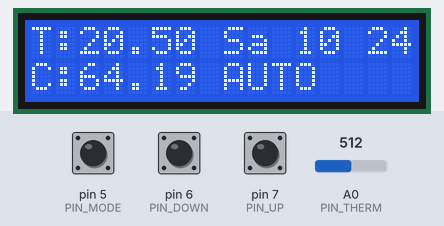
A sketch run on a simulated Arduino Uno, built with avr-gcc and run on an emulated ATmega328P. Shown: 16×2 character LCD. Inputs (shaded band) come from the test bench; at power-on: pin 6 (PIN_DOWN) LOW, pin 5 (PIN_MODE) LOW, pin 7 (PIN_UP) LOW, A0 (PIN_THERM) = 512. The local clock reads 2024-03-15 10:24:30 at power-on unless the sketch sets it; no radio packets arrive unless stated; what the sketch prints to the serial monitor is not drawn.

Above: at 1.7 s.
1.8 s: pin 6 (PIN_DOWN) pulled HIGH for 0.15 s
At 2.8 s:
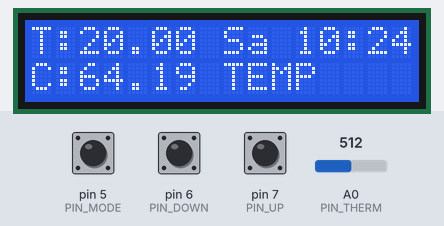
5.2 s: pin 5 (PIN_MODE) pulled HIGH for 0.15 s
At 6.5 s:
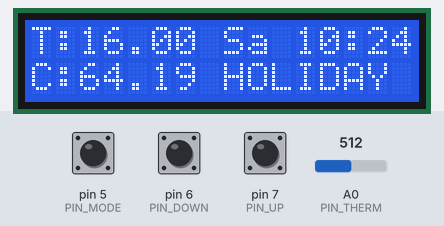
8.6 s: pin 7 (PIN_UP) pulled HIGH for 0.15 s
At 9.9 s:
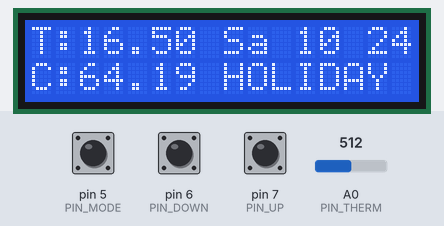
10.6 s: A0 (PIN_THERM) set to 716
At 11.6 s:
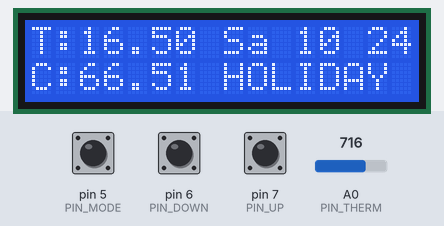
13.6 s: pin 7 (PIN_UP) pulled HIGH for 1 s
At 15.9 s:
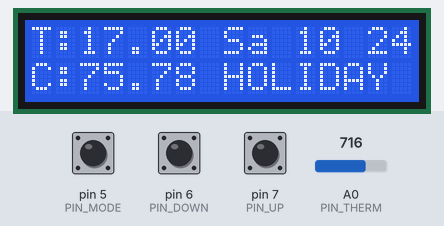
16.6 s: pin 5 (PIN_MODE) pulled HIGH for 1 s
At 18.5 s:
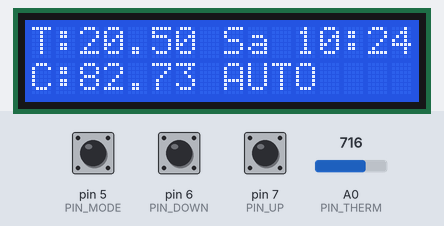
Timing chart, 0 to 20.0 s (numbered marks = the images above; inputs shaded):
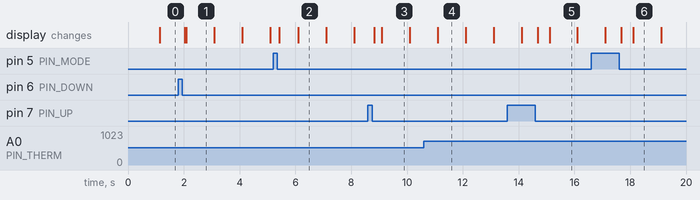

The sketch:

mcp.ino
```cpp
// Turn on or off certain functions.
#define DEBUG
#define HAS_LCD
#define HAS_RF
#undef HAS_ETH
#undef HAS_PROWL

#include <DS1307RTC.h>
#include <Time.h>
#include <Bounce.h>
#ifdef HAS_LCD
#include <LCD.h>
#include <LiquidCrystal_I2C.h>
#endif
#ifdef HAS_RF
#include <VirtualWire.h>
#endif
#ifdef HAS_ETH
#include <EtherCard.h>
#endif
#include "../include/FrankenStat.h"
#ifdef HAS_PROWL
#include "../include/prowl.h"
#endif

// Settings
#define MIN_TEMP  10.0
#define MAX_TEMP  25.0

// I2C addresses
#define DS1307_I2C_ADDRESS 0x68
#define LCD_I2C_ADDRESS 0x38

// Pin assignment
#define PIN_THERM 0
#define PIN_MODE 5
#define PIN_DOWN 6
#define PIN_UP 7
#define PIN_ETH_CS 8
#define PIN_RFTX 9
#define PIN_ETH_SI 11
#define PIN_ETH_SO 12
#define PIN_ETH_SCK 13

float cur          = 0.0;
float tgt          = 16.0;  // Current target temperature
float tmptgt       = 16.0;  // Target temperature when a temporary
int   lastTemptr   = 0;
int   lastTempsz   = 15;
float lastTemps[]  = { 0.0, 0.0, 0.0, 0.0, 0.0, 0.0, 0.0, 0.0, 0.0, 0.0, 0.0, 0.0, 0.0, 0.0, 0.0 };
char *days[]       = { "", "Mo", "Tu", "We", "Th", "Fr", "Sa", "Su" };
tmElements_t tm;
unsigned long last = millis();
char  mode = 0;

typedef struct schedulepointer_ {
  unsigned char day : 4;
  unsigned char line : 4;
} schedulepointer_t;

// sp_now holds the current schedule, sp_tmp holds the schedule at which
// the temporary temperature was set.
schedulepointer_t sp_now, sp_tmp;

#ifdef HAS_PROWL
Stash stash;
#endif

// initialize the library with the numbers of the interface pins
#ifdef HAS_LCD
LiquidCrystal_I2C lcd(LCD_I2C_ADDRESS, 2, 1, 0, 4, 5, 6, 7, 3, POSITIVE);
#endif

#ifdef HAS_ETH
static byte myip[] = { 192,168,2,128 };
static byte gwip[] = { 192,168,2,254 };
static byte dnsip[] = { 192,168,2,254 };
static byte mymac[] = { 0x74,0x69,0x69,0x2D,0x30,0x31 };
byte Ethernet::buffer[250];
BufferFiller bfill;
#endif

// Initialize the schedule.
schedule_t schedule[7][4] = {
  // Monday
  {
    { 1, 8, 0, 19 },
    { 1, 8, 2, 12 },
    { 1, 18, 2, 21 },
    { 1, 23, 2, 12 }
  },
  // Tuesday
  {
    { 1, 8, 0, 19 },
    { 1, 8, 2, 12 },
    { 1, 18, 2, 21 },
    { 1, 23, 2, 12 }
  },
  // Wednesday
  {
    { 1, 8, 0, 19 },
    { 1, 8, 2, 12 },
    { 1, 18, 2, 21 },
    { 1, 23, 2, 12 }
  },
  // Thursday
  {
    { 1, 8, 0, 19 },
    { 1, 8, 2, 12 },
    { 1, 18, 2, 21 },
    { 1, 23, 2, 12 }
  },
  // Friday
  {
    { 1, 8, 0, 19 },
    { 1, 8, 2, 12 },
    { 1, 18, 2, 21 },
    { 1, 23, 2, 12 }
  },
  // Saturday
  {
    { 1, 10, 0, 21 },
    { 1, 23, 2, 12 },
    { 0, 0, 0, 0 },
    { 0, 0, 0, 0 }
  },
  // Sunday
  {
    { 1, 10, 0, 21 },
    { 1, 23, 2, 12 },
    { 0, 0, 0, 0 },
    { 0, 0, 0, 0 }
  }
};

// Initialize debouncer
Bounce but_up = Bounce(PIN_UP, 50);
Bounce but_down = Bounce(PIN_DOWN, 50);
Bounce but_mode = Bounce(PIN_MODE, 50);

// Initialize the bit struct. This is send via RF to the BIT. And contains a
// serial number and a boolean indicating if the CV should be turned on or
// not.
bit_t bit = { BITSERIAL, false };

// ------------------------------------------------------------------------

//
// Convert hours and minutes to minutes since 00:00.
//
int hm2min(int h, int m) {
  return h * 60 + m;
}

//
// Convert hours and quarters to minutes since 00:00.
//
int hq2min(int h, int q) {
  return h * 60 + q * 15;
}

//
// Get the temperature from the last active time interval of a give day.
//
int lastTemp(int d) {
  if(d < 0) {
    d = 6;
  }
  for(int i = 3; i >= 0; i--) {
    if(schedule[d-1][i].active == 1) {
      sp_now.day = tm.Wday;
      sp_now.line = i;
      return schedule[d-1][i].temp;
    }
  }
  // We should never reach this point. All Days should have at least one
  // active time mark.
  return 0;
}

//
// Set the target temperature using the schedule or the temperatures set
// for temporary or holiday mode.
//
void scheduledTemp() {
  float target = -1.0;

  // Look up current schedule
  for(int i = 3; i >= 0; i--) {
    if(schedule[tm.Wday-1][i].active == 0) {
      continue;
    }
    // Current time is measured in hours and minutes, and the times in the
    // schedule are stored as hours and quarters. Both need to be converted
    // to minutes since 00:00 so we can compare them.
    if(hq2min(schedule[tm.Wday-1][i].hour, schedule[tm.Wday-1][i].quarters) <
       hm2min(tm.Hour,tm.Minute)) {
      sp_now.day = tm.Wday;
      sp_now.line = i;
      target = (float)schedule[tm.Wday-1][i].temp / 2 + 10;
      break;
    }
  }
  // When no time interval is found for this day, we use the last active
  // temperature setting from yesterday.
  if(target == -1.0) {
    target = (float)lastTemp(tm.Wday) / 2 + 10;
  }

  // If mode is other than MODE_AUTO, we use those temperatures.
  switch(mode) {
    case MODE_TEMP:
      if(sp_now.day == sp_tmp.day && sp_now.line == sp_tmp.line) {
        // Still on the same setpoint on which we set the temporary
        // temperature.
        tgt = tmptgt;
      }
      else {
        // We've reached a new time interval, set mode back to MODE_AUTO.
        mode = MODE_AUTO;
        break;
      }
    case MODE_HOLIDAY:
      tgt = tmptgt;
      return;
  }

  tgt = target;
}

//
// Read the time from the DS1307 RTC.
//
void getTime() {
  RTC.read(tm);
}

//
// Read the temperature from the sensor and convert it to degrees celcius.
//
float getTemp() {
  // We're comparing against 3.3V (which is actually 3.4V), in stead of the
  // expected 5V. So we will multiply the result by 0.68.
  float ThermValue = analogRead(PIN_THERM) * 0.68;
  float mVout=(float) ThermValue*5000.0/1023.0; //3.0V = 3000mV
  float TempC=(mVout-450.0)/19.5; //Ta = (Vout-400mV)/19.5mV //Modified

  return TempC;
}

//
// The temperature is measured each second. The temperatures from the last 15
// seconds are stored in an array and the average of the is used as the
// current temperature.
//
void getAvgTemp() {
  lastTemps[lastTemptr] = getTemp();
  if(++lastTemptr == lastTempsz) {
    lastTemptr = 0;
  }

  float avg = 0;
  for(int i = 0; i < lastTempsz; i++) {
    avg += lastTemps[i];
  }
  avg = avg / lastTempsz;

  //Serial.println(avg);

  cur = avg;
}

//
// Update the LCD display and write some data to serial if debugging is
// enabled.
//
void updateDisplay() {
  // 16x2 display:
  // [T:21.1 Tu 20:00 ]
  // [C:16.4 AUTO     ]

#ifdef HAS_LCD
  // Current and Target temperature
  lcd.setCursor(0, 0);
  lcd.print("T:");
  lcd.print(tgt);
  lcd.setCursor(0, 1);
  lcd.print("C:");
  lcd.print(cur);

  // DoW
  lcd.setCursor(8,0);
  lcd.print(days[tm.Wday]);

  // Time
  lcd.setCursor(11,0);
  if(tm.Hour < 10) lcd.print('0');
  lcd.print(tm.Hour);
  if(tm.Second % 2 == 0) {
    lcd.print(":");
  }
  else {
    lcd.print(" ");
  }
  if(tm.Minute < 10) lcd.print('0');
  lcd.print(tm.Minute);

  lcd.setCursor(8,1);
  switch (mode) {
    case 0:
      lcd.print(F("AUTO   "));
      break;
    case 1:
      lcd.print(F("TEMP   "));
      break;
    case 2:
      lcd.print(F("HOLIDAY"));
      break;
  }
#endif

#ifdef DEBUG
  Serial.print(days[tm.Wday]);
  Serial.print(" ");
  if(tm.Hour < 10) Serial.print('0');
  Serial.print(tm.Hour);
  Serial.print(":");
  if(tm.Minute < 10) Serial.print('0');
  Serial.println(tm.Minute);
  Serial.print(F("tgt: "));
  Serial.println(tgt);
  Serial.print(F("cur: "));
  Serial.println(cur);
  Serial.print(F("mod: "));
  Serial.println((int)mode);
  Serial.print(F("day: "));
  Serial.println((int)sp_now.day);
  Serial.print(F("line: "));
  Serial.println((int)sp_now.line);
  Serial.println();
#endif
}

#ifdef HAS_PROWL
//
// When the CV is turned on or off, send a Prowl notification.
//
void sendProwl() {
  if(ether.dnsLookup(prowl_domain)) {
    byte sd = stash.create();
    stash.print("apikey=");
    stash.print(PROWL_APIKEY);
    stash.print("&application=FrankenTherm&event=");
    /*
    if(bit.burn) {
      stash.print("Idle");
    }
    else {
      stash.print("Burning");
    }
    */
    stash.print("&description=");
    if(bit.burn) {
      stash.print("CV on");
    }
    else {
      stash.print("CV off");
    }
    stash.save();

    Stash::prepare(PSTR("POST /publicapi/add HTTP/1.1" "\r\n"
      "User-Agent: FrankenStat/0.1.0" "\r\n"
      "Host: $F" "\r\n"
      "Content-Type: application/x-www-form-urlencoded" "\r\n"
      "Content-Length: $D" "\r\n"
      "\r\n"
      "$H"
    ),
    prowl_domain, stash.size(), sd);
    int session = ether.tcpSend();
    const char* reply = ether.tcpReply(session);
    if(reply != 0) {
      Serial.println(F(">>> RESPONSE RECEIVED ---"));
      Serial.println(reply);
    }
  }
}
#endif

//
// Compare the target and current temperatures and turn the CV on or
// off when needed.
void checkTemp() {
  scheduledTemp();
  getAvgTemp();
  updateDisplay();

  switch (bit.burn) {
    case BURNING:
      // If the current temperature is above the target + 0.5 degrees, then
      // the CV should be switched off.
      if(cur > tgt + 0.5) {
        if(bit.burn != IDLE) {
#ifdef DEBUG
          Serial.println(F("Off"));
#endif
#ifdef HAS_PROWL
          sendProwl();
#endif
          bit.burn = IDLE;
        }
      }
      break;
    default:
      // If the current temperature is below the target - 0.5 degrees, then
      // the CV should be switched on.
      if(cur < tgt - 0.5) {
        if(bit.burn != BURNING) {
#ifdef DEBUG
          Serial.println(F("On"));
#endif
#ifdef HAS_PROWL
          sendProwl();
#endif
          bit.burn = BURNING;
        }
      }
      break;
  }
}

#ifdef HAS_ETH
//
// Return a JSON string with the thermostat status.
//
uint16_t JSON_status() {
  static char tempbuf[5];
  static char curbuf[5];

  bfill = ether.tcpOffset();
  bfill.emit_p(PSTR(
    "HTTP/1.0 200 OK\r\n"
    "Content-Type: text/html\r\n"
    "Pragma: no-cache\r\n"
    "\r\n"
    "{\"target\":$S, \"current\":$S, \"burn\":$S, \"mode\":$D}\r\n"),
    dtostrf(tgt,2,1,tempbuf),
    dtostrf(cur,2,1,curbuf),
    bit.burn ? "true" : "false",
    mode
  );
  return bfill.position();
}
#endif

//
// Temporarily set a new temperature until the next setpoint.
//
void setModeTemp() {
  if(mode == MODE_AUTO) {
    mode = MODE_TEMP;
    tmptgt = tgt;
    sp_tmp.day = sp_now.day;
    sp_tmp.line = sp_now.line;
  }
}

#ifdef HAS_ETH
//
// Read the HTTP request and returns the corresponding reply.
//
int16_t process_request(char *str)
{
  if (strncmp("GET /up ", str, 8)==0){
    if(tmptgt < MAX_TEMP) {
      setModeTemp();
      tmptgt += 0.5;
      scheduledTemp();
    }
  }
  if (strncmp("GET /down ", str, 10)==0){
    if(tmptgt > MIN_TEMP) {
      setModeTemp();
      tmptgt -= 0.5;
      scheduledTemp();
    }
  }
  if (strncmp("GET /set/", str, 9)==0){
  }

  return JSON_status();
}
#endif

// ------------------------------------------------------------------------

void setup() {
  analogReference(EXTERNAL);
#ifdef HAS_LCD
  lcd.begin(16,2);
  lcd.clear();
#endif

#ifdef DEBUG
  Serial.begin(115200);
#endif

  pinMode(PIN_UP, INPUT);
  pinMode(PIN_DOWN, INPUT);
  pinMode(PIN_THERM, INPUT);

#ifdef HAS_RF
  // Setting up the RF Transmitter
  vw_set_tx_pin(PIN_RFTX);
  vw_set_ptt_inverted(true);
  vw_setup(2000);
#endif

#ifdef HAS_ETH
  if (ether.begin(sizeof Ethernet::buffer, mymac)) {
    ether.staticSetup(myip, gwip, dnsip);
    ether.printIp("IP:  ", ether.myip);
    ether.printIp("GW:  ", ether.gwip);
    ether.printIp("DNS: ", ether.dnsip);
  }
  while (ether.clientWaitingGw())
    ether.packetLoop(ether.packetReceive());
  Serial.println(F("Ethernet ready!"));
#endif

  for(int i = 0; i < lastTempsz; i++) {
    lastTemps[i] = getTemp();
  }
  getTime();
  last = millis();
}

// ------------------------------------------------------------------------

void loop() {
  //
  // Check if buttons are pressed
  //
  but_mode.update();
  if(but_mode.fallingEdge()) {
    switch(mode) {
      case MODE_AUTO:
        tmptgt = tgt;
        break;
      case MODE_TEMP:
        mode = MODE_HOLIDAY;
        tmptgt = 16;
        break;
      case MODE_HOLIDAY:
        mode = MODE_AUTO;
        break;
      default:
        mode = MODE_AUTO;
    }
    scheduledTemp();
    updateDisplay();
  }
  but_up.update();
  if(but_up.fallingEdge()) {
#ifdef DEBUG
    Serial.println(F("UP"));
#endif
    setModeTemp();
    tmptgt += 0.5;
    scheduledTemp();
    updateDisplay();
  }

  but_down.update();
  if(but_down.fallingEdge()) {
#ifdef DEBUG
    Serial.println(F("DOWN"));
#endif
    setModeTemp();
    tmptgt -= 0.5;
    scheduledTemp();
    updateDisplay();
  }

  //
  // Every second check the temperature, update the display, and send
  // message via RF to BIT.
  //
  if(millis() - last > 1000) {
    last = millis();
    getTime();
    checkTemp();
    updateDisplay();
#ifdef HAS_RF
    vw_send((uint8_t *)&bit, sizeof(bit));
    vw_wait_tx();
#endif
  }

  //
  // Handle HTTP requests
  //
#ifdef HAS_ETH
  uint16_t dat_p;

  if (dat_p = ether.packetLoop(ether.packetReceive())) {
    dat_p = process_request((char *)&(Ethernet::buffer[dat_p]));
    if( dat_p ) ether.httpServerReply(dat_p);
  }
#endif
}
```

Measured:
- after the input at 1.8 s, the display: first changes after 0.23 s (image 1 shows a later state)
- after the input at 5.2 s, the display: first changes after 0.23 s (image 2 shows a later state)
- after the input at 8.6 s, the display: first changes after 0.23 s (image 3 shows a later state)
- after the input at 10.6 s, the display: changes after 0.50 s (image 4)
- after the input at 16.6 s, the display: first differs from a run without the input after 1.1 s (image 6 shows a later state)
- what the display in image 1 shows lasts 1.0 s, from 2.1 s to 3.1 s
